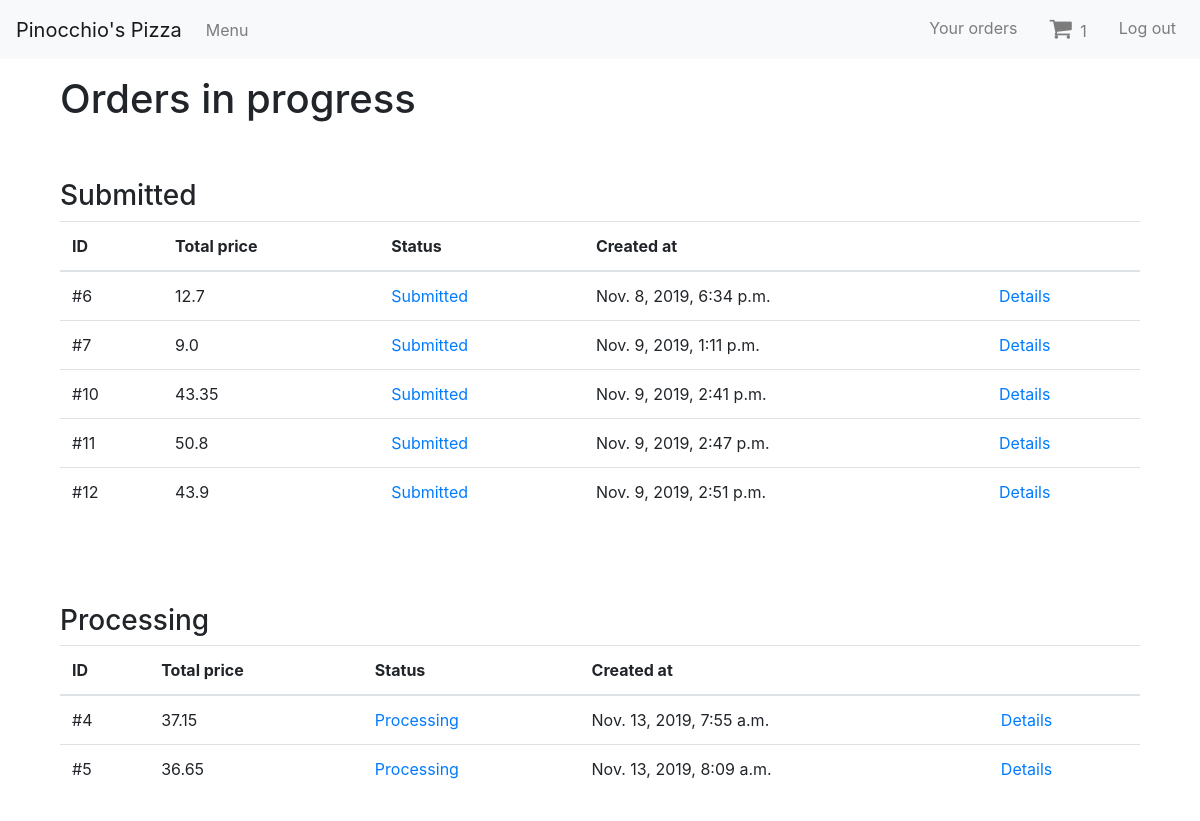
The app's page /orders/all (signed in), older data.
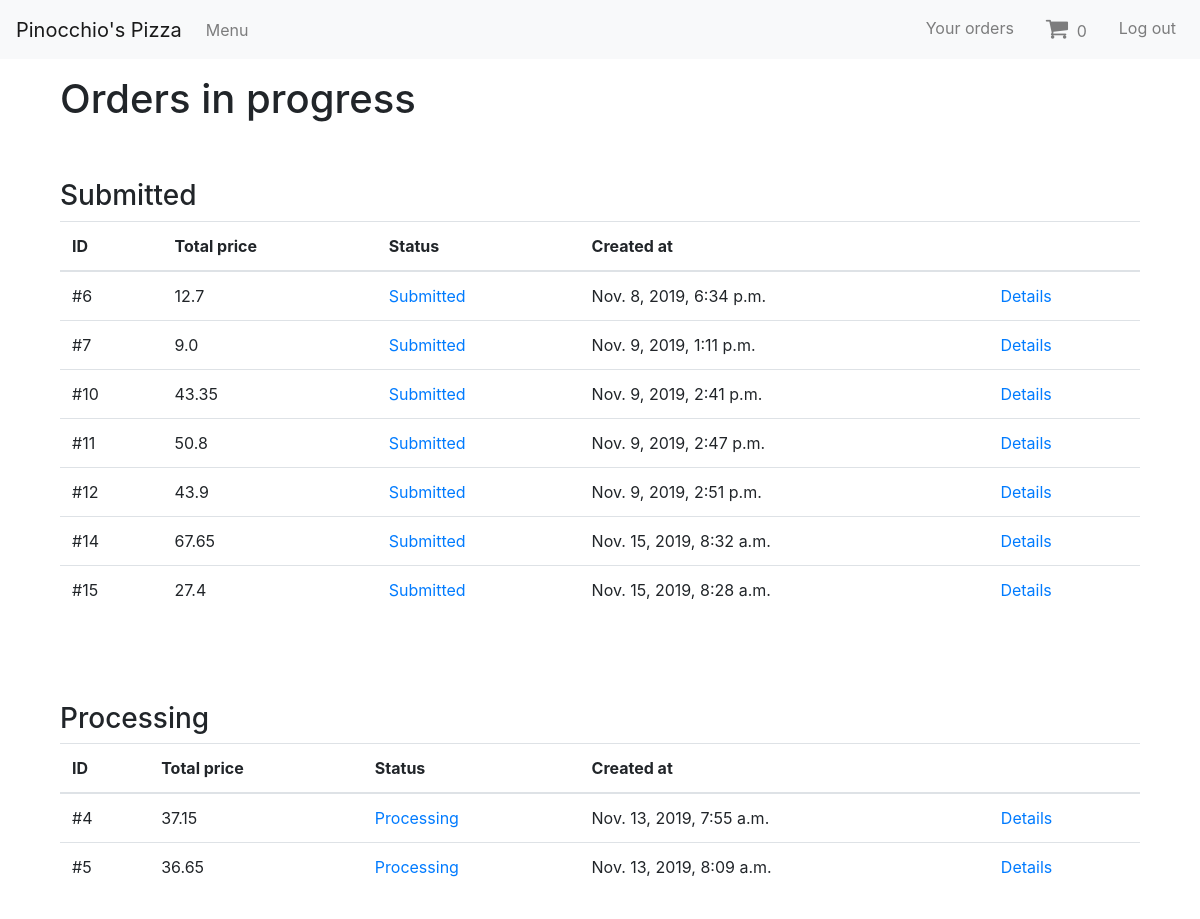
The same page, newer data.
### orders/models.py (models this page shows, shortened)
class Order(models.Model):
    created_by = models.ForeignKey(User, on_delete=models.SET_NULL, null=True, blank=True)
    time = models.DateTimeField(auto_now=True)
    status_choices = [
        ('p', 'Pending'),
        ('s', 'Submitted'),
        ('pr', 'Processing'),
        ('c', 'Completed'),
    ]
    status = models.CharField(choices=status_choices, max_length=2, blank=False, default='p')
    total_price = models.FloatField(null=True)
    class Meta:
        permissions = (("can_change_status", "Change order status"),)

### orders/views.py (the view)
class AllOrdersListView(LoginRequiredMixin, generic.ListView):
    model = Order
    template_name ='all_orders.html'
    def get_queryset(self):
        return Order.objects.filter(status='s').order_by('id')
    def get_context_data(self, **kwargs):
        cart_num = len(Item.objects.filter(created_by=self.request.user).filter(status__exact='p'))
        context = super(AllOrdersListView, self).get_context_data(**kwargs)
        context['cart_num'] = cart_num
        context['processing_orders'] = Order.objects.filter(status='pr').order_by('id')
        return context

### orders/templates/all_orders.html (shortened to what this page needs)
{% extends "base_generic.html" %}
{% block main %}
<h1>Orders in progress</h1>
<br><br>
<h3>Submitted</h3>
{% if order_list %}
<table class="table">
    <thead>
        <tr>
            <th scope="col">ID</th>
            <th scope="col">Total price</th>
            <th scope="col">Status</th>
            <th scope="col">Created at</th>
            <th scope="col"></th>
        </tr>
    </thead>
    <tbody>
        {% for order in order_list %}
        <tr>
            <td>#{{ order.id }}</td>
            <td>{{ order.total_price }}</td>
            <td><a href="{% url 'change-order-status' order.pk %}">{{ order.get_status_display }}</a></td>
            <td>{{ order.time }}</td>
            <td><a href="{% url 'order-detail' order.pk %}">Details</a></td>
        </tr>
        {% endfor %}
    </tbody>
</table>
<br>
{% else %}
<p><i>No submitted orders yet</i></p>
{% endif %}
<br>
<br>
<h3>Processing</h3>
{% if processing_orders %}
<table class="table">
    <thead>
        <tr>
            <th scope="col">ID</th>
            <th scope="col">Total price</th>
            <th scope="col">Status</th>
            <th scope="col">Created at</th>
            <th scope="col"></th>
        </tr>
    </thead>
    <tbody>
        {% for order in processing_orders %}
        <tr>
            <td>#{{ order.id }}</td>
            <td>{{ order.total_price }}</td>
            <td><a href="/order/{{ order.id }}/status">{{ order.get_status_display }}</a></td>
            <td>{{ order.time }}</td>
            <td><a href="{% url 'order-detail' order.pk %}">Details</a></td>
        </tr>
        {% endfor %}
    </tbody>
</table>
<br>
{% else %}
<p><i>No processing orders yet</i></p>
{% endif %}
{% endblock %}

Row changes from the older to the newer data that the page shows:
now on this page (row edited): Order: id "14", total_price "67.65", status "Submitted", time "Nov. 15, 2019, 8:32 a.m."
now on this page (row edited): Order: id "15", total_price "27.4", status "Submitted", time "Nov. 15, 2019, 8:28 a.m."
Text that changed along with them:
{{ cart_num }}: "1" → "0"
